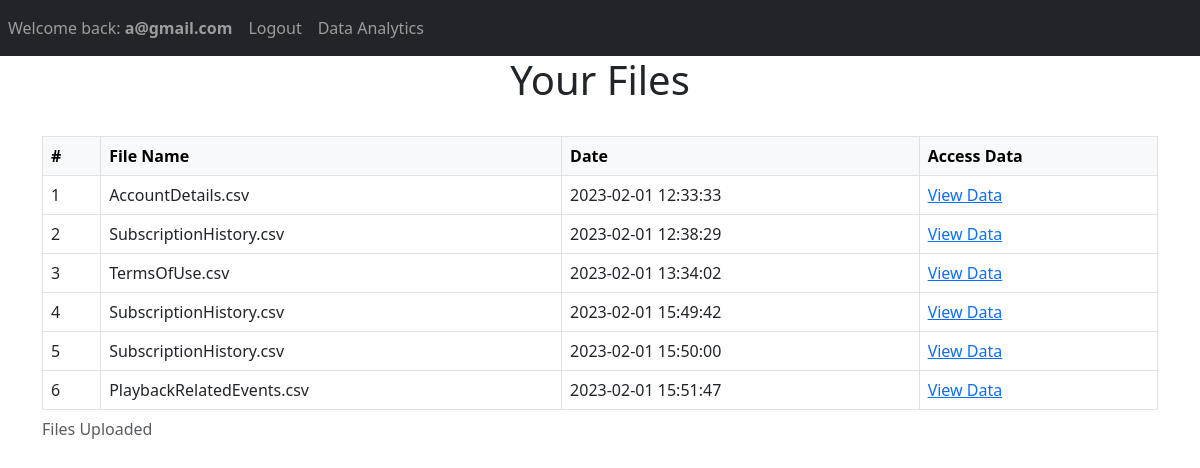
Screenshot of /data_analytics (signed in) with the database file from the repository.
### Website/models.py (models this page shows)
class User(db.Model, UserMixin):
    id = db.Column(db.Integer, primary_key=True)
    first_name = db.Column(db.String(150), unique=True)
    email = db.Column(db.String(150))
    password = db.Column(db.String(150))
    notes = db.relationship('Note', backref='user', lazy='dynamic')
    file = db.relationship('File', backref='user', lazy='dynamic')

class File(db.Model):
    id = db.Column(db.Integer, primary_key=True)
    data = db.Column(db.String(10000))
    date = db.Column(db.DateTime(timezone=True), default=func.now())
    user_id = db.Column(db.Integer, db.ForeignKey('user.id'))

### Website/views.py (the view)
@views.route('data_analytics', methods=["POST", "GET"])
def data_analytics():
    examples = File.query.all()
    return render_template("data_analytics.html", user=current_user, examples=examples)

### Website/__init__.py (called while the page is built)
def create_app():
    app = Flask(__name__)
    app.config['SECRET_KEY'] = "my_secret_key"
    app.config["SQLALCHEMY_DATABASE_URI"] = f'sqlite:///{DB_NAME}'
    app.config["UPLOAD_FOLDER"] = "user_folder"
    db.init_app(app)
    from .views import views
    from .auth import auth
    app.register_blueprint(views, url_prefix="/")
    app.register_blueprint(auth, url_prefix="/")
    from .models import User, Note, File
    create_database(app)
    login_manager = LoginManager()
    login_manager.login_view = "auth.login"
    login_manager.init_app(app)
    @login_manager.user_loader
    def load_user(id):
        return User.query.get(int(id))
    return app

### Website/templates/data_analytics.html
{% extends 'base.html' %} {% block title %}Home{% endblock %}
{% block content %}
<h1 align="center" >Your Files</h1>
<br />
<table class="table table-bordered table-hover">
    <caption> Files Uploaded</caption>
    <tr>
        <th class="table-light"> # </th>
        <th class="table-light">File Name</th>
        <th class="table-light">Date</th>
        <th class="table-light">Access Data</th>
    </tr>
{% for example in examples %}
<tr>
    <td>{{ example.id }}</td>
    <td>{{ example.data }}</td>
    <td>{{ example.date }}</td>
    <td><a href="{{ url_for('views.view_file', id=example.id) }}">View Data</a></td>
{%endfor%}
</table>
{% endblock %}

### Website/templates/base.html (shortened to what this page needs)
<html lang="en">
<head>
    <link href="https://cdn.jsdelivr.net/npm/bootstrap@5.3.0-alpha1/dist/css/bootstrap.min.css" rel="stylesheet">
</head>
<body>
    <nav class="navbar navbar-expand-lg navbar-dark bg-dark">
        <div class="collapse navbar-collapse" id="navbar">
          <div class="navbar-nav">
            {% if user.is_authenticated %}
            <a class="nav-item nav-link" id="home"  href="/">Welcome back: <strong>{{user.email}}</strong></a>
            <a class="nav-item nav-link" id="logout" href="/logout">Logout</a>
            <a class="nav-item nav-link" id="data_analytics" href="/data_analytics">Data Analytics</a>
            {% else %}
            <a class="nav-item nav-link" id="login" href="/login">Login</a>
            <a class="nav-item nav-link" id="signUp" href="/sign-up">Sign Up</a>
            {% endif %}
          </div>
        </div>
      </nav>
      <div class="container">
        {% block content %}{% endblock %}
      </div>
</body>
</html>

### rows the page displays
User: email "a@gmail.com"
File: id "1", data "AccountDetails.csv", date "2023-02-01 12:33:33"
File: id "2", data "SubscriptionHistory.csv", date "2023-02-01 12:38:29"
File: id "3", data "TermsOfUse.csv", date "2023-02-01 13:34:02"
File: id "4", data "SubscriptionHistory.csv", date "2023-02-01 15:49:42"
File: id "5", data "SubscriptionHistory.csv", date "2023-02-01 15:50:00"
File: id "6", data "PlaybackRelatedEvents.csv", date "2023-02-01 15:51:47"
